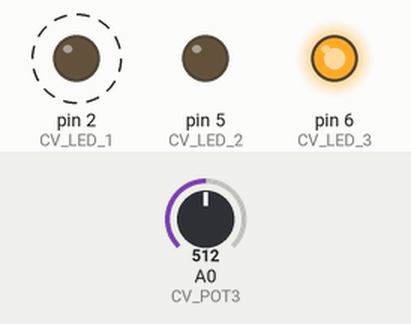
Simulated run of this sketch. Board: Arduino Nano, built with avr-gcc and run on an emulated ATmega328P. Parts: output pins drawn as LEDs (lit = HIGH). Dashed ring = blinking. Inputs (shaded band) come from the test bench; at power-on: A0 (CV_POT3) = 512. Random numbers use the default seed unless the sketch sets one.

Above: at 13.0 s.
13.1 s: A0 (CV_POT3) set to 22
At 25.7 s:
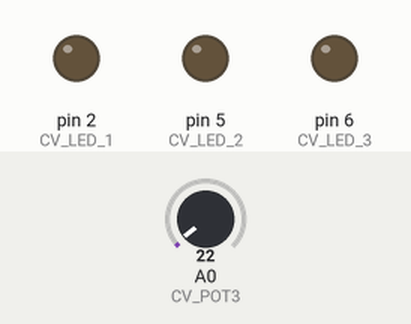
26.0 s: A0 (CV_POT3) set to 28
35.2 s: A0 (CV_POT3) set to 32
At 39.75 s:
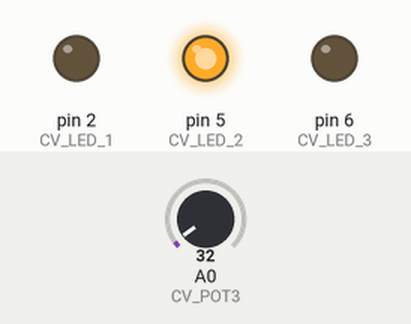
44.6 s: A0 (CV_POT3) set to 0
53.8 s: A0 (CV_POT3) set to 511
At 55.3 s:
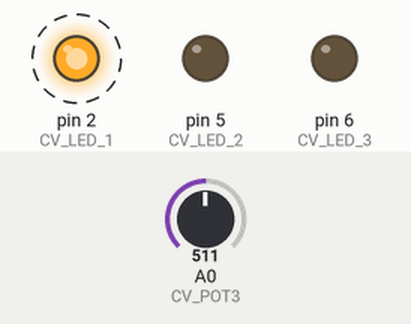
Timing chart, 0 to 64.0 s (numbered marks = the images above; inputs shaded):
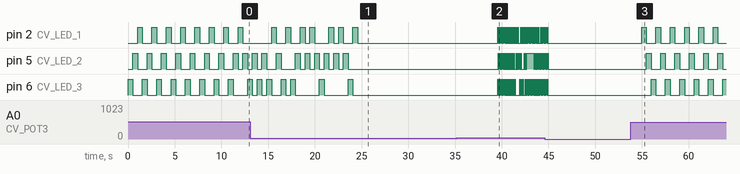

The sketch:

spectacle.ino
```cpp
// (licence header left out)
/// SPECTACLE
///
/// SPECTACLE is a light show for your V2 GRAINS.
///
/// SPECTACLE iterates through a random assortment of LED patterns.  You select how fast the
/// LEDs blink in the patterns with POT 3.  If POT3 is at far left, the light show will turn off.

/// CONFIGURATION
///
/// IN 1            [Unused]
/// IN 2            [Unused]
/// IN 3            [Unused]
/// AUDIO IN (A)    [Unused]
/// AUDIO OUT       [Unused]
/// DIGITAL OUT (D) [Unused]
///
/// POT 1           [Unused]
///
/// POT 2           [Unused]
///
/// POT 3           Pattern Speed, or OFF if at far left


/// LEFT SOCKETS IN ORDER
#define CV_POT_IN1    A2
#define CV_POT_IN2    A1
#define CV_IN3        A3
#define CV_AUDIO_IN   A4
#define CV_IN5	      A5

/// ADDITIONAL INPUTS
#define CV_POT3       A0
#define CV_SW1		  3				// Has no pull down resistor.  Use as INPUT_PULLUP.  *NEVER* use as OUTPUT, will destroy it.
#define CV_SW2		  4				// Has no pull down resistor.  Use as INPUT_PULLUP.  *NEVER* use as OUTPUT, will destroy it.
#define CV_SW3		  7				// Has no pull down resistor.  Use as INPUT_PULLUP.  *NEVER* use as OUTPUT, will destroy it.

/// RIGHT SOCKETS IN ORDER
#define CV_AUDIO_OUT  9				// or 11 if GRAINS
#define CV_D10		  10			// Second from top
#define CV_GATE_OUT   8				// "D"
#define CV_RX		  0				// UART
#define CV_TX		  1				// UART
#define CV_LED_1	  2				// "D2" output, third from bottom
#define CV_LED_2	  5				// "D5" output, second from bottom.  Appears to go through a filter
#define CV_LED_3	  6				// "D6" output, bottom.  Appears to go through a filter

/// ADDITIONAL PINOUTS
#define RANDOM_1      A6
#define RANDOM_2      A7


/// LED FUNCTIONS
/// The LEDs are, top to bottom, LED 1, 2, and 3


#define LED_BAR_BLINK_STYLE_FULL 0			// 000 vs 111
#define LED_BAR_BLINK_STYLE_ALTERNATE 1		// 010 vs 101
#define LED_BAR_BLINK_STYLE_UP_DOWN 2		// 100 vs 001
#define LED_BAR_BLINK_STYLE_SINGLE 2		// 000 vs 010

uint8_t ledBarBlink;

inline void clearLEDBar()
	{
	digitalWrite(CV_LED_1, 0);
	digitalWrite(CV_LED_2, 0);
	digitalWrite(CV_LED_3, 0);
	}

inline void resetAndBlinkLEDBar(uint8_t style)
	{
	ledBarBlink = 1;
	blinkLEDBar(style);
	}

inline void blinkLEDBar(uint8_t style)
	{
	ledBarBlink = !ledBarBlink;
	if (style == LED_BAR_BLINK_STYLE_FULL)
		{
		digitalWrite(CV_LED_1, ledBarBlink);
		digitalWrite(CV_LED_2, ledBarBlink);
		digitalWrite(CV_LED_3, ledBarBlink);
		}
	else if (style == LED_BAR_BLINK_STYLE_ALTERNATE)
		{
		digitalWrite(CV_LED_1, ledBarBlink);
		digitalWrite(CV_LED_2, !ledBarBlink);
		digitalWrite(CV_LED_3, ledBarBlink);
		}
	else if (style == LED_BAR_BLINK_STYLE_UP_DOWN)
		{
		digitalWrite(CV_LED_1, !ledBarBlink);
		digitalWrite(CV_LED_2, 0);
		digitalWrite(CV_LED_3, ledBarBlink);
		}
	else	// style == LED_BAR_BLINK_STYLE_SINGLE
		{
		digitalWrite(CV_LED_1, 0);
		digitalWrite(CV_LED_2, ledBarBlink);
		digitalWrite(CV_LED_3, 0);
		}
	}

/// Bar goes 001, 010, 100
inline void setLEDBar3(uint8_t val)
	{
	digitalWrite(CV_LED_1, val >= 2);
	digitalWrite(CV_LED_2, val == 1);
	digitalWrite(CV_LED_3, val == 0);
	}

/// Bar goes 000, 001, 011, 111, 110, 100
/// Also useful as a VU-meter like 000, 001, 011, 111
inline void setLEDBar6(uint8_t val)
	{
	if (val <= 3)
		{
		digitalWrite(CV_LED_1, val > 2);
		digitalWrite(CV_LED_2, val > 1);
		digitalWrite(CV_LED_3, val > 0);
		}
	else if (val == 4)
		{
		digitalWrite(CV_LED_1, 1);
		digitalWrite(CV_LED_2, 1);
		digitalWrite(CV_LED_3, 0);
		}
	else
		{
		digitalWrite(CV_LED_1, 1);
		digitalWrite(CV_LED_2, 0);
		digitalWrite(CV_LED_3, 0);
		}
	}

// Bar is binary: 000, 001, 010, 011, 100, 101, 110, 111
inline void setLEDBar8(uint8_t val)
	{
	digitalWrite(CV_LED_1, (val >> 2) >= 1);
	digitalWrite(CV_LED_2, ((val >> 1) & 1));
	digitalWrite(CV_LED_3, ((val >> 0) & 1));
	}


void setup()
    {
	pinMode(CV_LED_1, OUTPUT);
	pinMode(CV_LED_2, OUTPUT);
	pinMode(CV_LED_3, OUTPUT);
    }

uint16_t DELAY = 300;
uint16_t TIMES = 2;

void up()
	{
	for(int i = 0; i < 4 * TIMES; i++)
		{
		digitalWrite(CV_LED_1, 0);
		digitalWrite(CV_LED_2, 0);
		digitalWrite(CV_LED_3, 1);
		delay(DELAY);
		digitalWrite(CV_LED_1, 0);
		digitalWrite(CV_LED_2, 1);
		digitalWrite(CV_LED_3, 0);
		delay(DELAY);
		digitalWrite(CV_LED_1, 1);
		digitalWrite(CV_LED_2, 0);
		digitalWrite(CV_LED_3, 0);
		delay(DELAY);
		}
	}

void down()
	{
	for(int i = 0; i < 4 * TIMES; i++)
		{
		digitalWrite(CV_LED_1, 1);
		digitalWrite(CV_LED_2, 0);
		digitalWrite(CV_LED_3, 0);
		delay(DELAY);
		digitalWrite(CV_LED_1, 0);
		digitalWrite(CV_LED_2, 1);
		digitalWrite(CV_LED_3, 0);
		delay(DELAY);
		digitalWrite(CV_LED_1, 0);
		digitalWrite(CV_LED_2, 0);
		digitalWrite(CV_LED_3, 1);
		delay(DELAY);
		}
	}

void updown()
	{
	for(int i = 0; i < 3 * TIMES; i++)
		{
		digitalWrite(CV_LED_1, 1);
		digitalWrite(CV_LED_2, 0);
		digitalWrite(CV_LED_3, 0);
		delay(DELAY);
		digitalWrite(CV_LED_1, 0);
		digitalWrite(CV_LED_2, 1);
		digitalWrite(CV_LED_3, 0);
		delay(DELAY);
		digitalWrite(CV_LED_1, 0);
		digitalWrite(CV_LED_2, 0);
		digitalWrite(CV_LED_3, 1);
		delay(DELAY);
		digitalWrite(CV_LED_1, 0);
		digitalWrite(CV_LED_2, 1);
		digitalWrite(CV_LED_3, 0);
		delay(DELAY);
		}
	}

void two()
	{
	for(int i = 0; i < 6 * TIMES; i++)
		{
		digitalWrite(CV_LED_1, 1);
		digitalWrite(CV_LED_2, 1);
		digitalWrite(CV_LED_3, 0);
		delay(DELAY);
		digitalWrite(CV_LED_1, 0);
		digitalWrite(CV_LED_2, 1);
		digitalWrite(CV_LED_3, 1);
		delay(DELAY);
		}
	}

void full()
	{
	for(int i = 0; i < 6 * TIMES; i++)
		{
		digitalWrite(CV_LED_1, 1);
		digitalWrite(CV_LED_2, 0);
		digitalWrite(CV_LED_3, 1);
		delay(DELAY);
		digitalWrite(CV_LED_1, 0);
		digitalWrite(CV_LED_2, 1);
		digitalWrite(CV_LED_3, 0);
		delay(DELAY);
		}
	}

void wander()
	{
	int8_t pos = 1;
	for(int i = 0; i < 12 * TIMES; i++)
		{
		if (random() & 1) pos++;
		else pos--;
		if (pos < 0) pos = 2;
		if (pos > 2) pos = 0;

		digitalWrite(CV_LED_1, pos == 0);
		digitalWrite(CV_LED_2, pos == 1);
		digitalWrite(CV_LED_3, pos == 2);
		delay(DELAY);
		}
	}


void randnorm()
	{
	int8_t pos = 0;
	for(int i = 0; i < 12 * TIMES; i++)
		{
		if (pos == 0) pos = (random() & 1) ? 1 : 2;
		else if (pos == 1) pos = (random() & 1) ? 0 : 2;
		else pos = (random() & 1) ? 0 : 1;

		digitalWrite(CV_LED_1, pos == 0);
		digitalWrite(CV_LED_2, pos == 1);
		digitalWrite(CV_LED_3, pos == 2);
		delay(DELAY);
		}
	}


void randblink()
	{
	int8_t pos = 0;
	for(int i = 0; i < 6 * TIMES; i++)
		{
		if (pos == 0) pos = (random() & 1) ? 1 : 2;
		else if (pos == 1) pos = (random() & 1) ? 0 : 2;
		else pos = (random() & 1) ? 0 : 1;

		digitalWrite(CV_LED_1, pos == 0);
		digitalWrite(CV_LED_2, pos == 1);
		digitalWrite(CV_LED_3, pos == 2);
		delay(DELAY);
		digitalWrite(CV_LED_1, 0);
		digitalWrite(CV_LED_2, 0);
		digitalWrite(CV_LED_3, 0);
		delay(DELAY);
		}
	}


void loop()
    {
    DELAY = analogRead(CV_POT3);
    if (DELAY < 32)
    	{
    	clearLEDBar();
    	delay(5000);
    	}
    else
    	{
		switch(random() & 7)
			{
			case 0: randblink(); break;
			case 1: randnorm(); break;
			case 2: wander(); break;
			case 3: full(); break;
			case 4: two(); break;
			case 5: updown(); break;
			case 6: down(); break;
			case 7: up(); break;
			}
		}
    }
```

Measured:
- the behaviour switches between 31 and 32 on A0 (CV_POT3) (found by bisection; images 1 and 2)
- after the input at 26.0 s, every drawn part: stays the same
- after the input at 53.8 s, pin 2 (CV_LED_1): alternates HIGH for 0.51 s and LOW for 1.0 s, starting after 1.2 s; pin 5 (CV_LED_2): alternates HIGH for 0.51 s and LOW for 1.0 s, starting after 1.7 s; pin 6 (CV_LED_3): alternates HIGH for 0.51 s and LOW for 1.0 s, starting after 2.2 s
- by itself, pin 2 (CV_LED_1): alternates HIGH for 0.51 s and LOW for 1.0 s
